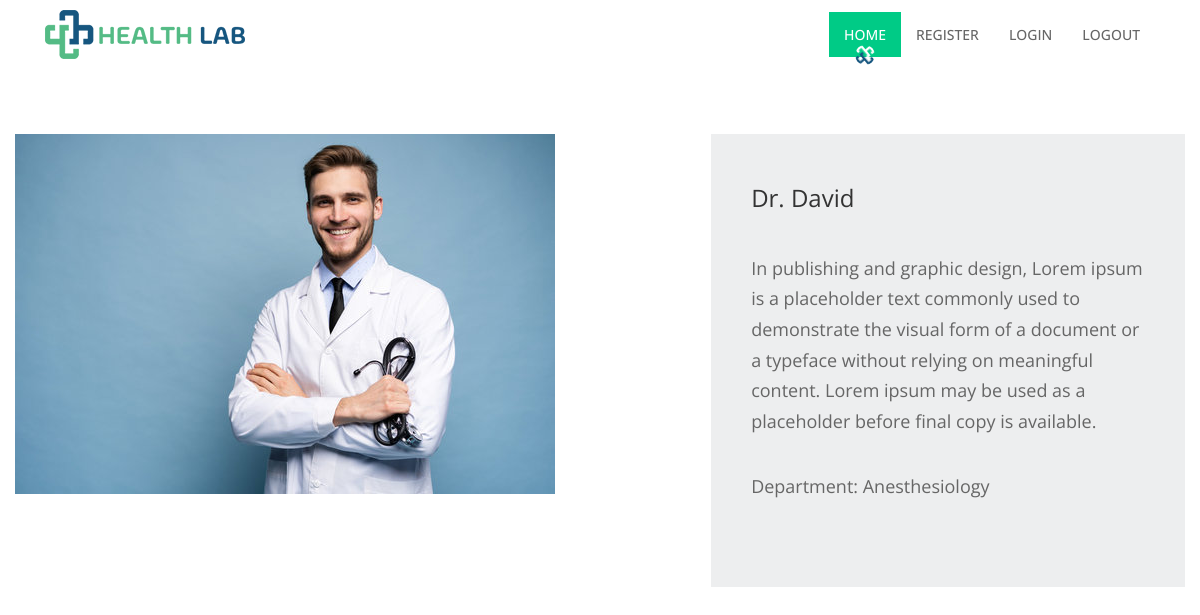
Page /anesthesiology/dr-david on the committed database.
### hospital_app/models.py (models this page shows, shortened)
class Doctor(models.Model):
    name=models.CharField(max_length=250,unique=True)
    slug=models.SlugField(max_length=250,unique=True)
    img=models.ImageField(upload_to='product')
    desc=models.TextField()
    available=models.BooleanField()
    department=models.ForeignKey(Department,on_delete=models.CASCADE)

class Department(models.Model):
    name=models.CharField(max_length=250,unique=True)
    slug=models.SlugField(max_length=250,unique=True)
    class Meta:
        ordering=('name',)
        verbose_name='department'
        verbose_name_plural='departments'
    def __str__(self):
        return '{}'.format(self.name)

### hospital_app/views.py (the view)
# urls.py: path('<slug:c_slug>/<slug:doctor_slug>',views.doc_Details,name='details'),
def doc_Details(request,c_slug,doctor_slug):
    try:
        doct=Doctor.objects.get(department__slug=c_slug,slug=doctor_slug)
    except Exception as e:
        raise e
    return render(request,'item.html',{'pr':doct})

### templates/item.html (shortened to what this page needs)
{% extends 'base.html' %}
{% load static %}
{% block content %}
<!DOCTYPE html>
<html lang="en">
<head>
    <link href="{% static 'pr/fontawesome/css/all.min.css' %}" rel="stylesheet" />
    <link href="{% static 'pr/css/templatemo-comparto.css' %}" rel="stylesheet" />
</head>
<body>
  <br> <br>
        <section class="tm-mb-1" id="about">
            <div class="tm-row tm-about-row">
                <div class="tm-section-1-l">
                    <img src="{{pr.img.url}}" alt="About image" class="tm-img-responsive">
                </div>
                <article class="tm-section-1-r tm-bg-color-8">
                    <h2 class="tm-mb-2 tm-title-color">{{pr.name}}</h2>
                    <p>{{pr.desc}}</p>
                    <p>Department: {{pr.department}} </p>
                </article>
            </div>
        </section>
</body>
</html>
{% endblock %}

### templates/base.html (shortened to what this page needs)
{% load static %}
<!DOCTYPE html>
<html lang="en">
<head>
    <link rel="stylesheet" href="{% static 'hp/css/bootstrap.min.css' %}">
    <link rel="stylesheet" href="{% static 'hp/css/pogo-slider.min.css' %}">
    <link rel="stylesheet" href="{% static 'hp/css/style.css' %}">
    <link rel="stylesheet" href="{% static 'hp/css/responsive.css' %}">
    <link rel="stylesheet" href="{% static 'hp/css/custom.css' %}">
</head>
<body id="home" data-spy="scroll" data-target="#navbar-wd" data-offset="98">
	<header class="top-header">
		<nav class="navbar header-nav navbar-expand-lg">
            <div class="container">
				<a class="navbar-brand" href="/"><img src="{% static 'hp/images/logo.png' %}" alt="image"></a>
                <div class="collapse navbar-collapse justify-content-end" id="navbar-wd">
                    <ul class="navbar-nav">
                        <li><a class="nav-link active" href="/">Home</a></li>
						<li><a class="nav-link" href="{% url 'register' %}">Register</a></li>
                        <li><a class="nav-link" href="{% url 'login' %}">Login</a></li>
						<li><a class="nav-link" href="{% url 'logout' %}">Logout</a></li>
                    </ul>
                </div>
            </div>
        </nav>
	</header>
{% block content %}
{% endblock %}
</body>
</html>

### static/hp/css/style.css (style rules this page uses)
body { color: #666666; font-size: 15px; font-family: 'Catamaran', sans-serif; line-height: 1.80857; }
a { color: #1f1f1f; text-decoration: none !important; outline: none !important; -webkit-transition: all .3s ease-in-out; -moz-transition: all .3s ease-in-out; -ms-transition: all .3s ease-in-out; -o-transition: all .3s ease-in-out; transition: all .3s ease-in-out; }
h1, h2, h3, h4, h5, h6 { letter-spacing: 0; font-weight: normal; position: relative; padding: 0 0 10px 0; font-weight: normal; line-height: 120% !important; color: #1f1f1f; margin: 0 }
h2 { font-size: 22px }
a { color: #1f1f1f; text-decoration: none; outline: none; }
a, .btn { text-decoration: none !important; outline: none !important; -webkit-transition: all 0.5s ease-in-out 0s; -moz-transition: all 0.5s ease-in-out 0s; -ms-transition: all 0.5s ease-in-out 0s; -o-transition: all 0.5s ease-in-out 0s; transition: all 0.5s ease-in-out 0s; }
ul, li, ol { list-style: none; margin: 0px; padding: 0px; }
.top-header .navbar { padding: 5px 0px; }
.top-header { background: #ffffff; position: relative; top: 0px; left: 0px; width: 100%; margin: 0 auto; z-index: 20; }
.top-header .navbar .navbar-collapse ul li a { text-transform: uppercase; font-size: 14px; padding: 10px 15px; position: relative; font-weight: 500; }
.top-header .navbar .navbar-collapse ul li a.active { background: #00cb86; color: #ffffff; -webkit-transition: all 0.5s ease-in-out 0s; -moz-transition: all 0.5s ease-in-out 0s; -ms-transition: all 0.5s ease-in-out 0s; -o-transition: all 0.5s ease-in-out 0s; transition: all 0.5s ease-in-out 0s; }
.top-header .navbar .navbar-collapse ul li a.active::after { width: 20px; height: 20px; content: ""; float: left; position: absolute; bottom: -8px; left: 0; right: 0; margin: auto; background: url(../images/menu-arrow.png) no-repeat center; border-radius: 10px; transition: ease all 0.3s; transform: translateY(0%) rotate(140deg); -webkit-transform: translateY(0%) rotate(140deg); -o-transform: translateY(0%) rotate(140deg); -ms-transform: translateY(0%) rotate(140deg); -moz-transform: translateY(0%) rotate(140deg); -webkit-transition: all 0.5s ease-in-out 0s; -moz-transition: all 0.5s ease-in-out 0s; -ms-transition: all 0.5s ease-in-out 0s; -o-transition: all 0.5s ease-in-out 0s; transition: all 0.5s ease-in-out 0s; }

### static/pr/css/templatemo-comparto.css (style rules this page uses)
*, *::before, *::after { box-sizing: border-box; outline: none; }
ul, h1, h2, h3, h4, p, figure { padding: 0; margin: 0; }
body { font-family: 'Open Sans', Arial, sans-serif; font-size: 18px; overflow-x: hidden; padding-left: 15px; padding-right: 15px; margin: 0; }
h2 { font-size: 1.5rem; }
a { transition: all 0.3s ease; text-decoration: none; }
p { color: #666; line-height: 1.7; margin-bottom: 35px; }
h1, h2, h3, h4, h5, h6 { color: #333; }
.tm-mb-1 { margin-bottom: 20px; }
.tm-mb-2 { margin-bottom: 40px; }
.tm-bg-color-8 { background-color: #EDEEEF; }
.tm-img-responsive { max-width: 100%; height: auto; }
.tm-section-1-l { width: 57.85%; margin-right: 1.65%; }
.tm-section-1-r { padding: 50px 40px; width: 40.5%; }
.tm-row { display: flex; }
a { color: #666; }

### rows in the picture
Doctor: img (picture), name "Dr. David", desc "In publishing and graphic design, Lorem ipsum is a placeholder text commonly used to demonstrate the visual form of a document or a typeface without relying on meaningful content. Lorem ipsum may be used as a placeholder before final copy is available.", department "Anesthesiology"
